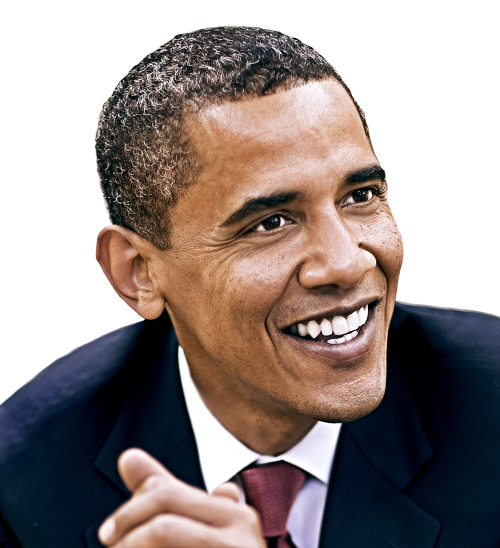
#> input picture images/obama.jpg, 1000 x 1096 px (shown at 1/2 size)
$ python script.py
#> lines starting #> are read from the running program, lines starting #| are printed output that depends on the picture
#> the answer given: images/obama.jpg
#> in main, image is the input picture: PIL image 1000x1096 RGB; mean R, G, B 152.9, 141.6, 138.8
from PIL import Image
import os


# List of ASCII Characters used to create the output text.
ASCII_CHARS = ["@", "%", "#", "*", "+", "=", "-", ":", ".", " "]

# Resize the image to generate fixed witdth output.
def resize_image(image, new_fixed_width=100):
#> called with new_fixed_width = 100
  width, height = image.size
#> width = 1000; height = 1096
  aspect_ratio = height / width
#> aspect_ratio = 1.1
  new_adj_height = int(new_fixed_width * aspect_ratio)
#> new_adj_height = 109
  resized_image = image.resize((new_fixed_width, new_adj_height))
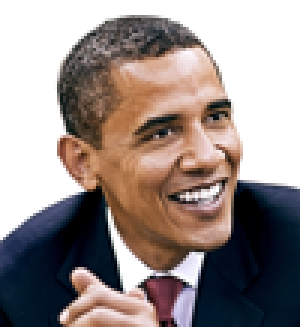
#> resized_image: PIL image 100x109 RGB (shown 3 times larger); mean R, G, B 152.9, 141.5, 138.6
  return resized_image


# Convert the image into greyscale & Sketch.
def image_to_greyscale(image):
  greyscale_image = image.convert("L")
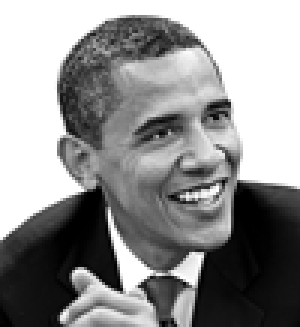
#> greyscale_image: PIL image 100x109 L (shown 3 times larger); min 0, max 255, mean 144.6
  return greyscale_image


# Convert each pixels to a list of ASCII characters.
def pixel_to_ascii_chars(image):
  pixels = image.getdata()
  characters = "".join([ASCII_CHARS[pixel//30] for pixel in pixels])
  return characters


def main(new_fixed_width=100):
  img_path = input("Enter the valid image path: ")

  try:
    image = Image.open(img_path)
  except:
    print(img_path, "Not a valid image path.")


  # Convert image to ASCII characters.
  resized_image = resize_image(image)
  greyscaled_image = image_to_greyscale(resized_image)
  new_image_data = pixel_to_ascii_chars(greyscaled_image)

  pixel_count = len(new_image_data)
#> pixel_count = 10900
  ascii_image = "\n".join(new_image_data[i:(i + new_fixed_width)] for i in range(0, pixel_count, new_fixed_width))

  filename = os.path.splitext(os.path.basename(img_path))[0]
  output_dir = os.path.join('output/', f"{filename}.txt")

  with open(output_dir, "w") as f:
    f.write(ascii_image)


if __name__ == "__main__":
  main()
